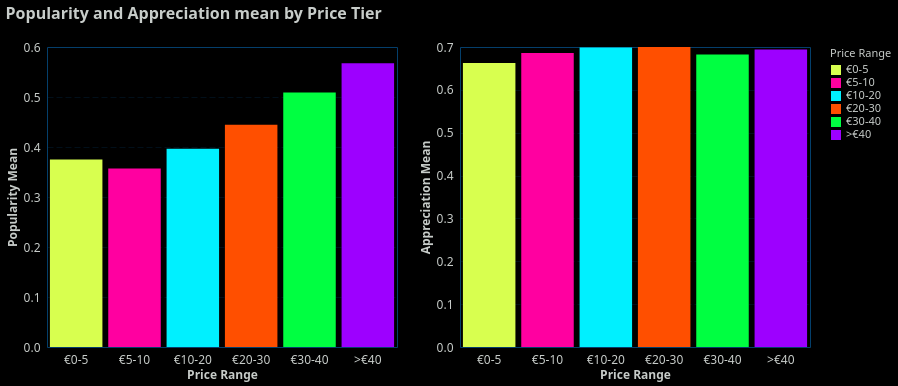

The specification (Vega-Lite) saved for this image:
### Vega-Lite specification from a JSON file in a GitHub repository (floating-point values rounded to 4 significant figures; data arrays with more than 128 entries replaced by an {"elided": "..."} marker saying what was removed)
{"config": {"view": {"continuousWidth": 400, "continuousHeight": 300, "stroke": "#043f6b", "strokeWidth": 1}, "background": "#000000", "mark": {"color": "#6495ED"}, "arc": {"fill": "#6495ED"}, "area": {"fill": "#6495ED", "line": true, "fillOpacity": 0.1}, "line": {"stroke": "#6495ED", "strokeWidth": 2}, "path": {"stroke": "#6495ED"}, "rect": {"fill": "#6495ED"}, "shape": {"stroke": "#6495ED"}, "symbol": {"fill": "#6495ED"}, "title": {"color": "#C7CCC9", "anchor": "start", "dy": -15, "fontSize": 16, "font": "IBM Plex Sans,system-ui,-apple-system,BlinkMacSystemFont,\".sfnstext-regular\",sans-serif", "fontWeight": 600}, "axisBand": {"grid": false}, "axis": {"labelColor": "#C7CCC9", "labelFontSize": 12, "labelFont": "IBM Plex Sans Condensed, system-ui, -apple-system, BlinkMacSystemFont, \".SFNSText-Regular\", sans-serif", "labelFontWeight": 400, "titleColor": "#C7CCC9", "titleFontWeight": 600, "titleFontSize": 12, "grid": true, "gridColor": "#043f6b", "labelAngle": 0, "domainColor": null, "tickColor": null, "labelPadding": 2, "tickSize": 5, "tickWidth": 0.5, "gridOpacity": 1, "gridZ": 1}, "axisX": {"gridDash": [6, 3], "gridWidth": 0.25, "gridColor": "#043f6b"}, "axisY": {"gridDash": [6, 3], "gridWidth": 0.25, "gridColor": "#043f6b"}, "layer": {"grid": 1, "mark": 0}, "legend": {"labelFontSize": 11, "padding": 1, "symbolType": "square", "labelColor": "#C7CCC9", "titleColor": "#C7CCC9"}, "style": {"guide-label": {"font": "IBM Plex Sans,system-ui,-apple-system,BlinkMacSystemFont,\".sfnstext-regular\",sans-serif", "fill": "#C7CCC9", "fontWeight": 400}, "guide-title": {"font": "IBM Plex Sans,system-ui,-apple-system,BlinkMacSystemFont,\".sfnstext-regular\",sans-serif", "fill": "#C7CCC9", "fontWeight": 400}}, "range": {"category": ["#d8ff4f", "#ff00a0", "#00f0ff", "#ff4f00", "#00ff41", "#9d00ff"]}}, "hconcat": [{"data": {"name": "data-a3be9383190ecc3f0d5700cd65d6b38c"}, "mark": {"type": "bar"}, "encoding": {"color": {"field": "price_category", "sort": ["€0-5", "€5-10", "€10-20", "€20-30", "€30-40", ">€40"], "title": "Price Range", "type": "nominal"}, "x": {"field": "price_category", "sort": ["€0-5", "€5-10", "€10-20", "€20-30", "€30-40", ">€40"], "title": "Price Range", "type": "nominal"}, "y": {"aggregate": "mean", "field": "popularity_score", "title": "Popularity Mean", "type": "quantitative"}}, "height": 300, "width": 350}, {"data": {"name": "data-77acfca5b6d7369f8a78e7e1ff6e2c42"}, "mark": {"type": "bar"}, "encoding": {"color": {"field": "price_category", "sort": ["€0-5", "€5-10", "€10-20", "€20-30", "€30-40", ">€40"], "title": "Price Range", "type": "nominal"}, "x": {"field": "price_category", "sort": ["€0-5", "€5-10", "€10-20", "€20-30", "€30-40", ">€40"], "title": "Price Range", "type": "nominal"}, "y": {"aggregate": "mean", "field": "appreciation_score", "title": "Appreciation Mean", "type": "quantitative"}}, "height": 300, "width": 350}], "title": "Popularity and Appreciation mean by Price Tier", "$schema": "https://vega.github.io/schema/vega-lite/v5.16.3.json", "datasets": {"data-a3be9383190ecc3f0d5700cd65d6b38c": {"elided": "4703 records"}, "data-77acfca5b6d7369f8a78e7e1ff6e2c42": {"elided": "4703 records"}}}
